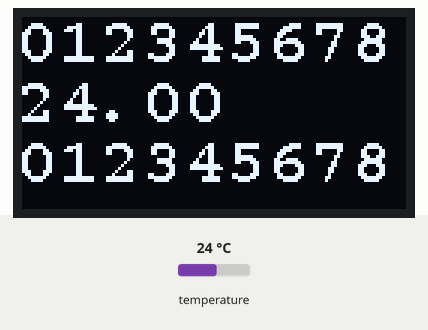
This program was run on a simulated ESP32 board running MicroPython. On the bench: 128×64 one-colour display. The inputs (shaded band) are chosen by the test bench; at power-on: temperature 24 °C. Library files of the repository ran but are not shown: writer.py, freesans20.py, courier20.py; what the program prints to the serial console is not drawn.

Above: at 1.2 s.
1.3 s: temperature set to 12 °C
At 3.7 s:
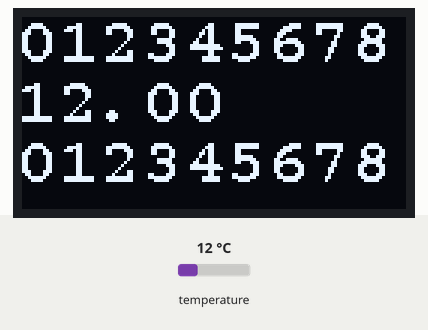
4.7 s: temperature set to 19 °C
At 7.0 s:
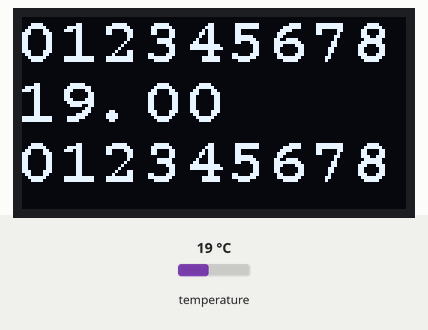
7.9 s: temperature set to 28 °C
At 10.4 s:
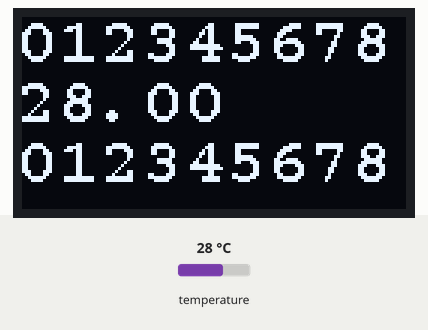
Timing chart, 0 to 11.9 s (numbered marks = the images above; inputs shaded):
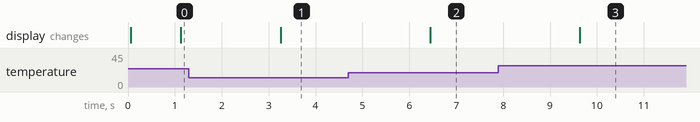

Measured:
- after the input at 1.3 s, the display: changes after 2.0 s (image 1)
- after the input at 4.7 s, the display: changes after 1.7 s (image 2)
- after the input at 7.9 s, the display: changes after 1.7 s (image 3)

The program:

othermain.py
```python
from machine import Pin, SoftI2C # type: ignore
import ssd1306
import onewire # type: ignore
import ds18x20 # type: ignore
from time import sleep
from writer import Writer
import freesans20
import courier20
import sys

# Use SoftI2C to avoid peripheral conflicts
i2c = SoftI2C(scl=Pin(7), sda=Pin(9))

# Test scanning for the display address (should print [60] or [0x3C])
print("I2C Scan:", i2c.scan())
ow = onewire.OneWire(Pin(5))  # Initialize OneWire on GPIO 5
ds_sensor = ds18x20.DS18X20(ow)

# Define display size
width = 128
height = 64

# Create the display object (default I2C address is 0x3C)
oled = ssd1306.SSD1306_I2C(width, height, i2c)
w = Writer(oled, courier20)

# Updated database mapping your sensor ROM to the corrected slope and intercept
CALIBRATION_MAP = {
    "2894816b00000071": (0.98172, -0.16892),
}
#    "2894816b00000071": (1.00380, -1.89291),
def ds18x20_loop():
    #print("MQTT DS18X20 Sender Task started...")
    while True:
        try:
            #print("Scanning for 1-Wire devices...")
            roms = ds_sensor.scan()
            #print(f"Found {len(roms)} Dallas temperature sensor(s).")

            if not roms:
                print("No sensors found. Check your wiring and pull-up resistor.")
                return

        except Exception as e:
            print(f"Error occurred while reading DS18X20 sensor: {e}")
        #sleep(10)  # Send every 10 seconds

        try:
            # Start temperature conversion across all sensors
            ds_sensor.convert_temp()

            # Yield control to the event loop during the 750ms conversion time
            sleep(1)

            # Read data from each discovered sensor
            for rom in roms:
                rom_address = ''.join(['{:02x}'.format(b) for b in rom])
                temp_c = ds_sensor.read_temp(rom)

                # Check if the address doesn't exist in your mapping dictionary
                if rom_address not in CALIBRATION_MAP:
                    print(f"ALERT: Unregistered sensor found! ROM: {rom_address}")

                # Grab calibration tuple or default to safe uncalibrated bypass (1.0, 0.0)
                multiplier, offset = CALIBRATION_MAP.get(rom_address, (1.0, 0.0))

                # Calculate real temperature: (reading * m) + c
                calibrated_temp = (temp_c * multiplier) + offset

                print(f"Temp: {temp_c:.2f}°C")
                Writer.set_textpos(oled, 0, 0)
                #w.printstring(f"Temp: {temp_c:.2f} {calibrated_temp:.2f} C")
                w.printstring(f"012345678 {temp_c:.2f} 012345678")
                oled.show()


        except Exception as e:
            print(f"Error occurred while reading DS18X20 sensor: {e}")


ds18x20_loop()
```
